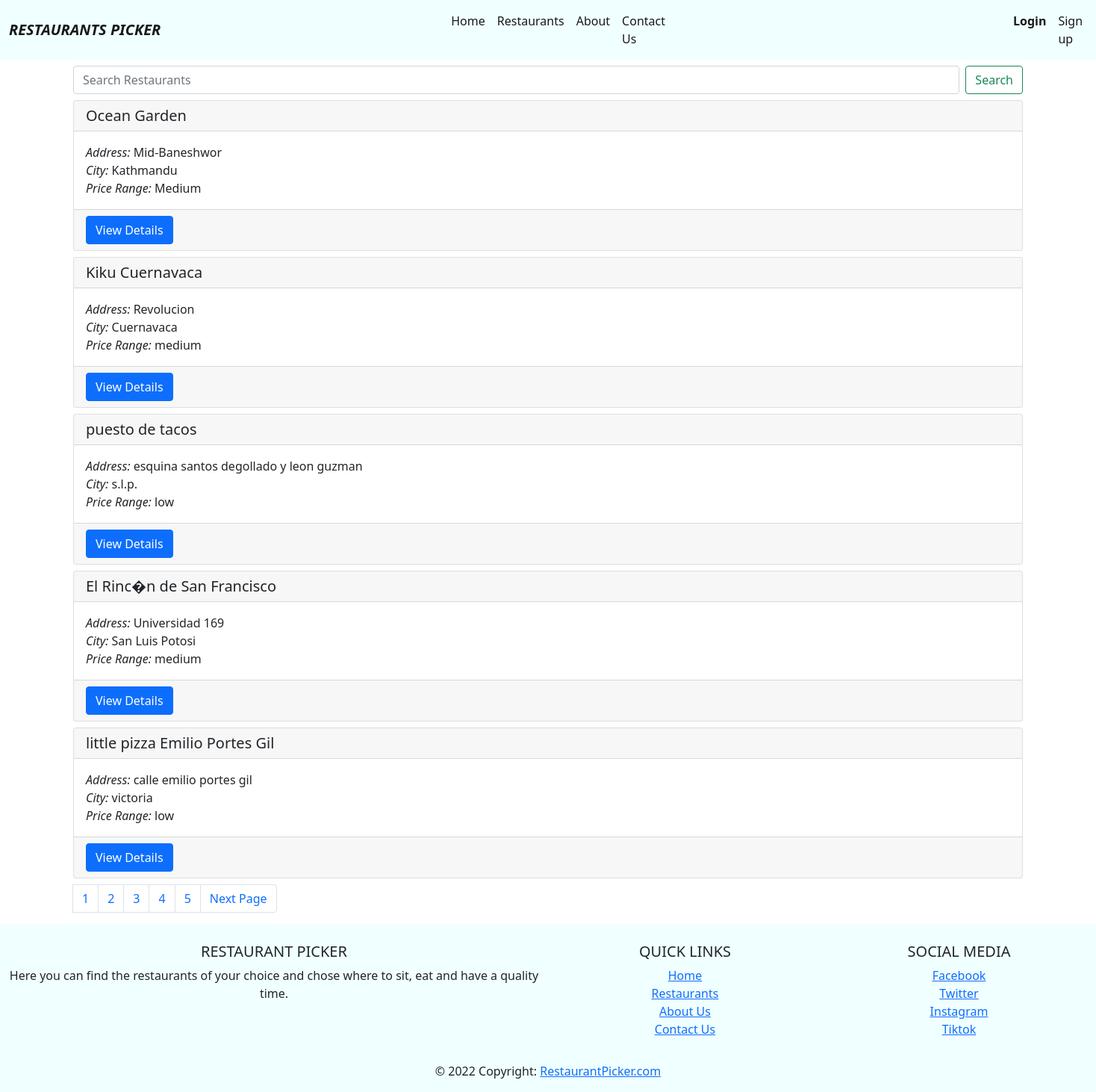
/restaurants/page/1, run on the app's committed database.
### restaurantApp/models.py (models this page shows, shortened)
class Restaurant(models.Model):
    name = models.CharField(max_length=100)
    address = models.CharField(max_length=100)
    city = models.CharField(max_length=50)
    alcohol = models.CharField(max_length=50,blank=True, null=True)
    smoking_area = models.CharField(max_length=50,blank=True, null=True)
    dresscode = models.CharField(max_length=50,blank=True, null=True)
    accessibility = models.CharField(max_length=50,blank=True, null=True)
    price = models.CharField(max_length=10)
    ambience = models.CharField(max_length=50,blank=True, null=True)
    area = models.CharField(max_length=50,blank=True, null=True)
    other_services = models.TextField(max_length=100,blank=True, null=True)
    favorite = models.ManyToManyField(User, related_name='favorite')

### restaurantApp/views.py (the view)
# urls.py: path('restaurants/page/<int:page_number>', views.get_restaurants, name="Restaurants Page"),
def get_restaurants(request, page_number):
    page_size = 5
    if page_number < 1:
        page_number = 1
    restaurant_count =  Restaurant.objects.count()
    last_page = math.ceil(restaurant_count/page_size)
    pagination = {
        'previous_page': page_number - 1,
        'current_page': page_number,
        'next_page': page_number + 1,
        'last_page': last_page
    }
    restaurants = Restaurant.objects.all()[(page_number-1)
                                 * page_size:page_number*page_size]
    return render(request,'restaurants.html',{'restaurants':restaurants, 'pagination': pagination})

### template/restaurants.html (shortened to what this page needs)
<!DOCTYPE html>
<html lang="en">
<head>
</head>
<body>
    {% extends 'base.html' %}
    {%block content%}
    <div class="container-fluid mt-2">
        <form class="d-flex">
            <input class="form-control me-2" type="search" placeholder="Search Restaurants" aria-label="Search">
            <button class="btn btn-outline-success" type="submit">Search</button>
          </form>
    </div>
    {%for restaurant in restaurants%}
    <div class="container-fluid mt-2">
        <div class="row">
            <div class="col-md-12">
                <div class="card">
                    <h5 class="card-header">
                        {{restaurant.name}}
                    </h5>
                    <div class="card-body">
                        <p class="card-text">
                            <i>Address:</i> {{restaurant.address}}<br>
                            <i>City:</i> {{restaurant.city}}<br>
                          <i>Price Range:</i> {{restaurant.price}}
                        </p>
                    </div>
                    <div class="card-footer">
                        <a href="/restaurant/{{restaurant.id}}" class="btn btn-primary">View Details</a>
                    </div>
                </div>
            </div>
        </div>
    </div>
    {% endfor %}
    <div class="container-fluid mt-2">
        <div class="row">
            <div class="col-md-12">
                <nav>
                    <ul class="pagination">
                        <li class="page-item">
                            <a class="page-link" href="/restaurants/page/1">1</a>
                        </li>
                        <li class="page-item">
                            <a class="page-link" href="/restaurants/page/2">2</a>
                        </li>
                        <li class="page-item">
                            <a class="page-link" href="/restaurants/page/3">3</a>
                        </li>
                        <li class="page-item">
                            <a class="page-link" href="/restaurants/page/4">4</a>
                        </li>
                        <li class="page-item">
                            <a class="page-link" href="/restaurants/page/5">5</a>
                        </li>
                        <li class="page-item">
                            {% if pagination.current_page != pagination.last_page %}
                            <a class = "page-link" href = "/restaurants/page/{{pagination.next_page}}">Next Page</a>
                            {% endif %}
                        </li>
                    </ul>
                </nav>
            </div>
        </div>
    </div>
    {% endblock %}

### template/base.html (shortened to what this page needs)
{% load static %}
<!DOCTYPE html>
<html lang="en">
<head>
    <link rel="stylesheet" href="{% static 'css/style.css' %}" >
    <link rel="stylesheet" href="{% static 'css/bootstrap.min.css' %}" >
</head>
<body>
    <nav class="navbar navbar-expand-lg navbar-light">
        <div class="container-fluid">
          <strong><i><a class="navbar-brand" href="/index">RESTAURANTS PICKER</a></i></strong>
          <div class="collapse navbar-collapse" id="navbarNav">
            <ul class="navbar-nav">
              <li class="nav-item">
                <a class="nav-link active" aria-current="page" href="/index">Home</a>
              </li>
              <li class="nav-item">
                <a class="nav-link active" href="/restaurants/page/1">Restaurants</a>
              </li>
              <li class="nav-item">
                <a class="nav-link active" href="#">About</a>
              </li>
              <li class="nav-item">
                <a class="nav-link active" href="#">Contact Us</a>
              </li>
              {% if request.user.is_authenticated %}
              <li class="nav-item" style="margin-left: 225px;">
                <i><u> <a class="nav-link active">Welcome, {{ request.user.username }}</a></u></i>
               </li>
              <li class="nav-item">
               <a href="/user_favorites" class="nav-link active">My Favorites</a>
              </li>
              <li class="nav-item">
                <strong> <a class="nav-link active" href="/signout">Logout</a></strong>
               </li>
              {% else %}
              <div id="myNav">
                  <ul class="navbar-nav">
                    <li class="nav-item">
                       <strong> <a class="nav-link active" href="/signin">Login</a></strong>
                      </li>
                      <li class="nav-item">
                        <a class="nav-link active" href="/signup">Sign up</a>
                      </li>
                  </ul>
              </div>
              {% endif %}
            </ul>
          </div>
        </div>
      </nav>
    <div class="container">
        {% block content %}
        {% endblock %}
    </div>
<footer class="page-footer font-small blue pt-4">
  <div class="container-fluid text-center text-md-left">
    <div class="row">
      <div class="col-md-6 mt-md-0 mt-3">
        <h5 class="text-uppercase">Restaurant Picker</h5>
        <p>Here you can find the restaurants of your choice and chose where to sit, eat and have a quality time.</p>
      </div>
      <div class="col-md-3 mb-md-0 mb-3">
        <h5 class="text-uppercase">Quick Links</h5>
        <ul class="list-unstyled">
          <li>
            <a href="/index">Home</a>
          </li>
          <li>
            <a href="/restaurants/page/1">Restaurants</a>
          </li>
          <li>
            <a href="#!">About Us</a>
          </li>
          <li>
            <a href="#!">Contact Us</a>
          </li>
        </ul>
      </div>
      <div class="col-md-3 mb-md-0 mb-3 social">
        <h5 class="text-uppercase">Social Media</h5>
        <ul class="list-unstyled" >
          <li>
            <a href="#!">Facebook</a>
          </li>
          <li>
            <a href="#!">Twitter</a>
          </li>
          <li>
            <a href="#!">Instagram</a>
          </li>
          <li>
            <a href="#!">Tiktok</a>
          </li>
        </ul>
      </div>
    </div>
  </div>
  <div class="footer-copyright text-center py-3">© 2022 Copyright:
    <a href="/"> RestaurantPicker.com</a>
  </div>
</footer>
</body>
</html>

### static/css/style.css (style rules this page uses)
#navbarNav { margin-left: 365px; }
#myNav { margin-left: 450px; }
.navbar { background-color: azure; }
footer { background-color: azure; margin: 0px !important; }

### data on the page
Restaurant: name "Ocean Garden", address "Mid-Baneshwor", city "Kathmandu", price "Medium"
Restaurant: name "Kiku Cuernavaca", address "Revolucion", city "Cuernavaca", price "medium"
Restaurant: name "puesto de tacos", address "esquina santos degollado y leon guzman", city "s.l.p.", price "low"
Restaurant: name "El Rinc�n de San Francisco", address "Universidad 169", city "San Luis Potosi", price "medium"
Restaurant: name "little pizza Emilio Portes Gil", address "calle emilio portes gil", city "victoria", price "low"
